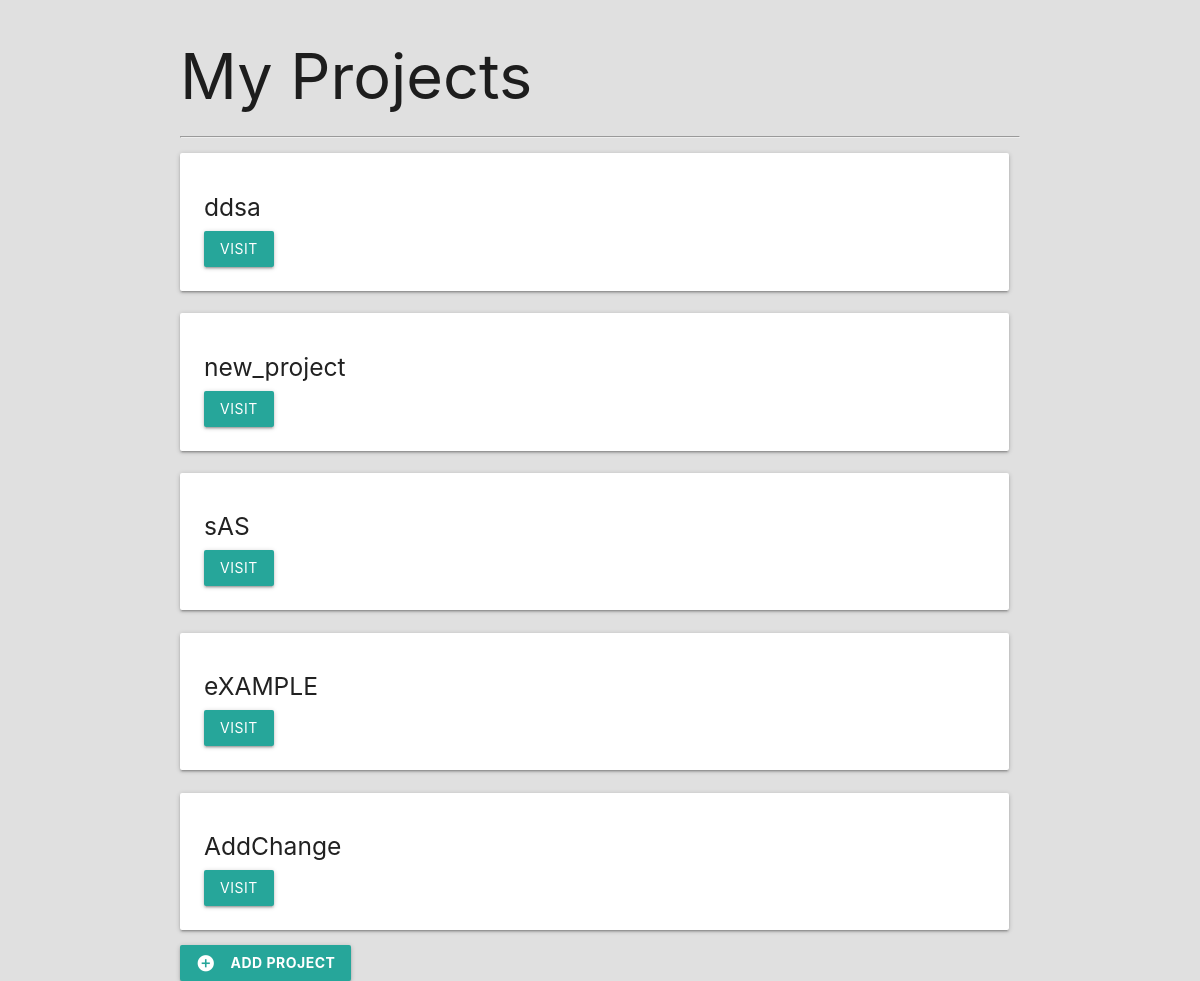
Before: / with the older database file.
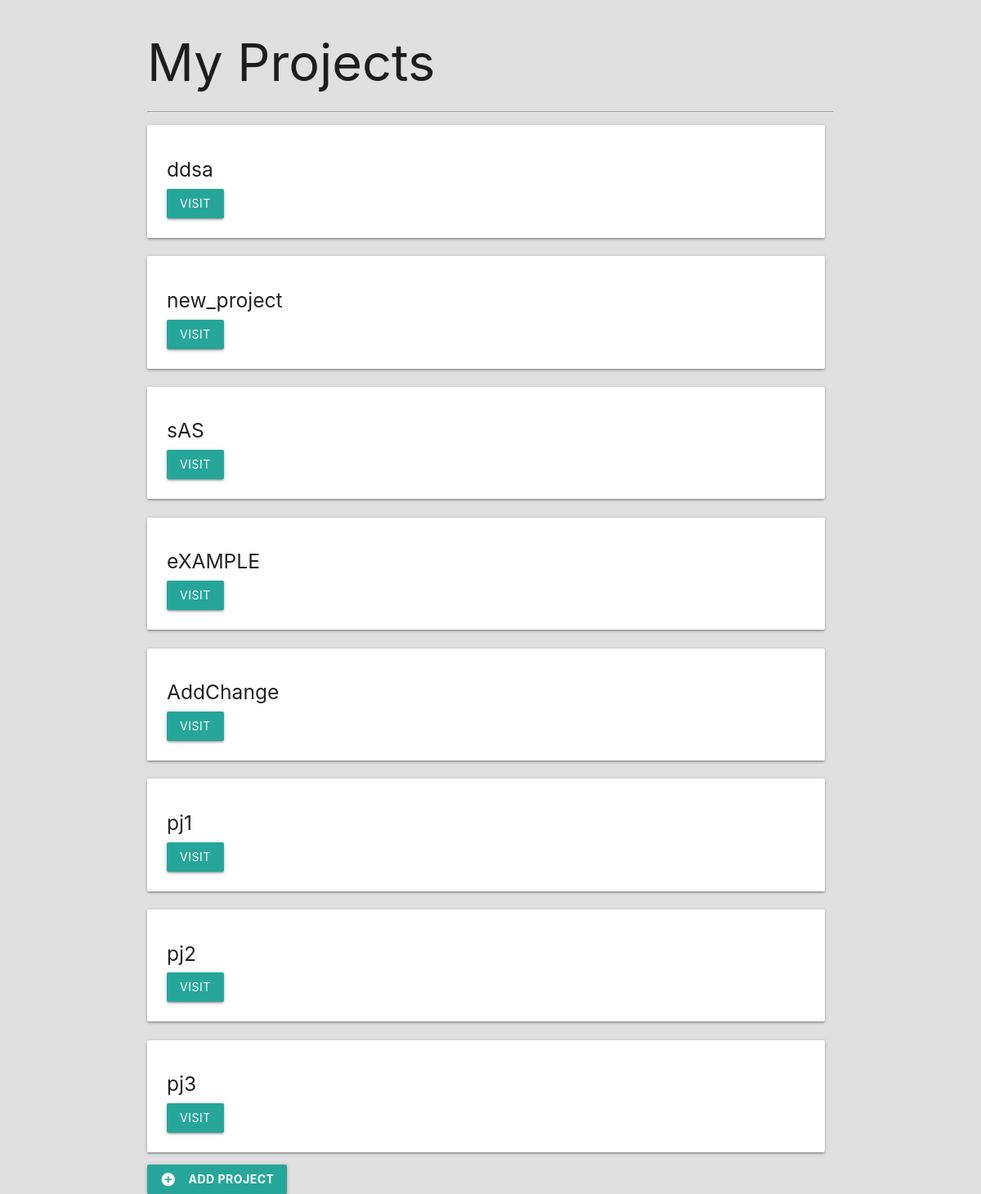
After: the same page with the newer database file.
### budget/models.py (models this page shows, shortened)
class Project(models.Model):
    name = models.CharField(max_length=100)
    slug = models.SlugField(max_length=100, unique=True, blank=True)
    budget = models.IntegerField()

### budget/views.py (the view)
# urls.py: path('', project_list, name='list'),
def project_list(request):
    project_list = Project.objects.all()
    return render(request, 'budget/project-list.html', {'project_list': project_list})

### budget/templates/budget/project-list.html (shortened to what this page needs)
{% extends 'budget/base.html' %}
{% block content %}
<div class="container">
  {% if project_list %}
  <h1>My Projects</h1>
  <hr>
  {% endif %}
  <div class="row">
    {% for project in project_list %}
    <div class="col s12 md6 xl3">
      <div class="card-panel">
        <h5>{{ project.name }}</h5>
        <a href="{% url 'detail' project.slug %}" class="btn">Visit</a>
      </div>
    </div>
    {% endfor %}
  </div>
  {% if project_list %}
  <a href="{% url 'add' %}" class="btn">
    <i class="material-icons white-text left">add_circle</i>
    <span class="bold">Add Project</span>
  </a>
  {% endif %}
</div>
{% endblock %}

### budget/templates/budget/base.html (shortened to what this page needs)
{% load static %}
<!DOCTYPE html>
<html lang="en">
<head>
  <link rel="stylesheet" href="{% static 'css/styles.css' %}">
  <link rel="stylesheet" href="https://cdnjs.cloudflare.com/ajax/libs/materialize/1.0.0-beta/css/materialize.min.css">
</head>
<body>
  {% block content %}
  {% endblock %}
</body>
</html>

### budget/static/css/styles.css (style rules this page uses)
html { font-family: 'Montserrat'; background-color: #E0E0E0; }
h1, h6 { font-weight: bold; }
.bold { font-weight: bold; }
.row { margin: 0!important; }
.row .col { padding-left: 0!important; }

Changed rows visible on the page:
added Project: name "pj1"
added Project: name "pj2"
added Project: name "pj3"
